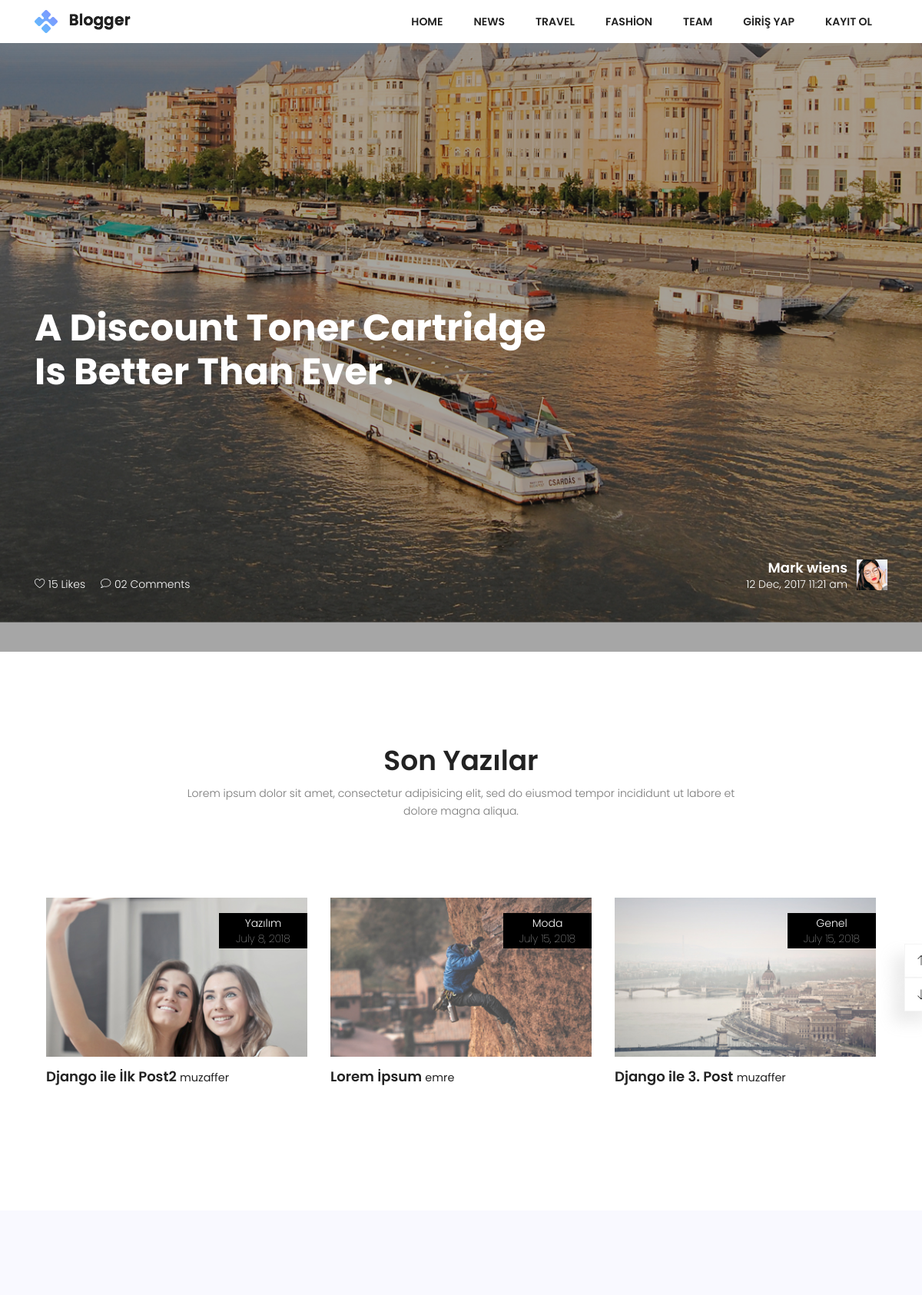
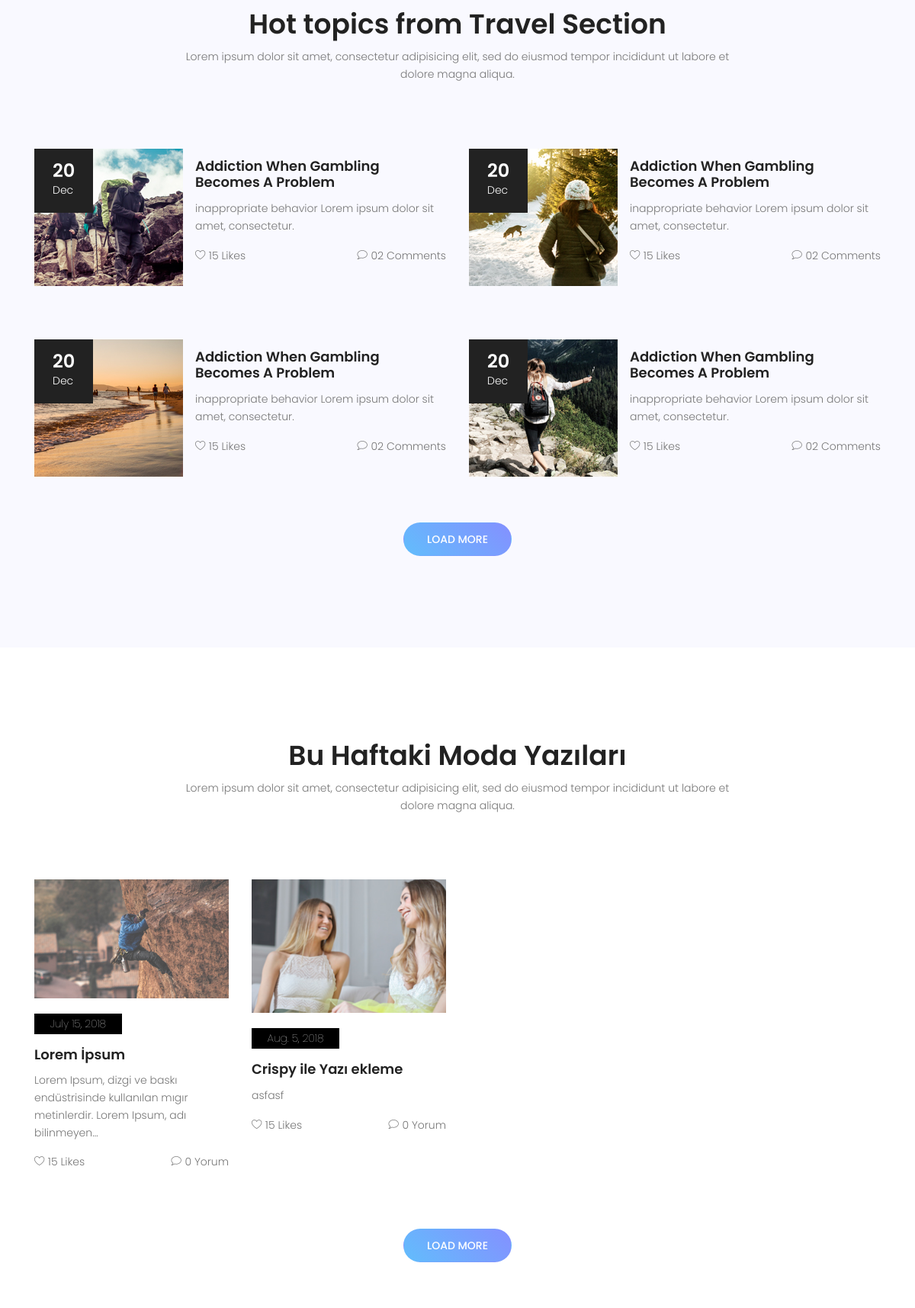
The page / (upper part) on the database its author committed (2 pictures, top to bottom).
### posts/models.py (models this page shows, shortened)
class Post(models.Model):
    user = models.ForeignKey(settings.AUTH_USER_MODEL,on_delete=models.CASCADE,default=1,related_name="userposts")
    title = models.CharField(max_length=150)
    image = models.ImageField(upload_to='uploads/',blank=True)
    content = models.TextField()
    slug = models.SlugField(unique=True,editable=False)
    created = models.DateField(auto_now_add=True)
    updated = models.DateField(auto_now=True)
    category = models.ForeignKey(Category,on_delete=models.CASCADE,related_name="posts")
    tag = models.ManyToManyField(Tag,related_name='posts')
    def commentCount(self):
        return self.comments.all().count()

class Category(models.Model):
    title = models.CharField(max_length=150)
    slug = models.SlugField(unique=True,editable=False)

### posts/views.py (the view)
# urls.py: path('', IndexView.as_view(), name='index'),
class IndexView(TemplateView):
    template_name = 'posts/index.html'
    def get_context_data(self, **kwargs):
        context = super(IndexView,self).get_context_data(**kwargs)
        context['posts']  = Post.objects.all()
        context['title'] = 'Son Yazılar'
        context['fashion'] = Category.objects.get(slug='moda')
        return context

### posts/templates/posts/index.html (shortened to what this page needs)
{% extends "base.html" %}
{% load static %}
{% block content %}
			<section class="banner-area relative" id="home" data-parallax="scroll" data-image-src="{% static "img/header-bg.jpg" %}">
				<div class="overlay-bg overlay"></div>
				<div class="container">
					<div class="row fullscreen">
						<div class="banner-content d-flex align-items-center col-lg-12 col-md-12">
							<h1>
								A Discount Toner Cartridge <br>
								Is Better Than Ever.
							</h1>
						</div>
						<div class="head-bottom-meta d-flex justify-content-between align-items-end col-lg-12">
							<div class="col-lg-6 flex-row d-flex meta-left no-padding">
								<p><span class="lnr lnr-heart"></span> 15 Likes</p>
								<p><span class="lnr lnr-bubble"></span> 02 Comments</p>
							</div>
							<div class="col-lg-6 flex-row d-flex meta-right no-padding justify-content-end">
								<div class="user-meta">
									<h4 class="text-white">Mark wiens</h4>
									<p>12 Dec, 2017 11:21 am</p>
								</div>
								<img class="img-fluid user-img" src="{% static "img/user.jpg" %}" alt="">
							</div>
						</div>
					</div>
				</div>
			</section>
			<section class="category-area section-gap" id="news">
				<div class="container">
					<div class="row d-flex justify-content-center">
						<div class="menu-content pb-70 col-lg-8">
							<div class="title text-center">
								<h1 class="mb-10">{{ title }}</h1>
								<p>Lorem ipsum dolor sit amet, consectetur adipisicing elit, sed do eiusmod tempor incididunt ut labore  et dolore magna aliqua.</p>
							</div>
						</div>
					</div>
					<div class="active-cat-carusel">
						{% for post in posts %}
						<div class="item single-cat">
							<img src="{{ post.image.url }}" alt="">
							<p class="date" style="position:absolute;top:15px; right:15px; font-weight:300">{{ post.category.title }}</p>
							<p class="date" style="position:absolute;top:35px; right:15px;">{{ post.created }}</p>
							<h4 class="mt-15"><a href="{% url 'single' post.slug %}">{{ post.title }}</a> <small>{{ post.user.username}}</small></h4>
						</div>
						{% endfor %}
					</div>
				</div>
			</section>
			<section class="travel-area section-gap" id="travel">
				<div class="container">
					<div class="row d-flex justify-content-center">
						<div class="menu-content pb-70 col-lg-8">
							<div class="title text-center">
								<h1 class="mb-10">Hot topics from Travel Section</h1>
								<p>Lorem ipsum dolor sit amet, consectetur adipisicing elit, sed do eiusmod tempor incididunt ut labore  et dolore magna aliqua.</p>
							</div>
						</div>
					</div>
					<div class="row">
						<div class="col-lg-6 travel-left">
							<div class="single-travel media pb-70">
							  <img class="img-fluid d-flex  mr-3" src="{% static "img/t1.jpg" %} " alt="">
							  <div class="dates">
							  	<span>20</span>
							  	<p>Dec</p>
							  </div>
							  <div class="media-body align-self-center">
							    <h4 class="mt-0"><a href="#">Addiction When Gambling
							    Becomes A Problem</a></h4>
							    <p>inappropriate behavior Lorem ipsum dolor sit amet, consectetur.</p>
								<div class="meta-bottom d-flex justify-content-between">
									<p><span class="lnr lnr-heart"></span> 15 Likes</p>
									<p><span class="lnr lnr-bubble"></span> 02 Comments</p>
								</div>
							  </div>
							</div>
							<div class="single-travel media">
							  <img class="img-fluid d-flex  mr-3" src="{% static "img/t3.jpg" %} " alt="">
							  <div class="dates">
							  	<span>20</span>
							  	<p>Dec</p>
							  </div>
							  <div class="media-body align-self-center">
							    <h4 class="mt-0"><a href="#">Addiction When Gambling
							    Becomes A Problem</a></h4>
							    <p>inappropriate behavior Lorem ipsum dolor sit amet, consectetur.</p>
								<div class="meta-bottom d-flex justify-content-between">
									<p><span class="lnr lnr-heart"></span> 15 Likes</p>
									<p><span class="lnr lnr-bubble"></span> 02 Comments</p>
								</div>
							  </div>
							</div>
						</div>
						<div class="col-lg-6 travel-right">
							<div class="single-travel media pb-70">
							  <img class="img-fluid d-flex  mr-3" src="{% static "img/t2.jpg"  %} " alt="">
							  <div class="dates">
							  	<span>20</span>
							  	<p>Dec</p>
							  </div>
							  <div class="media-body align-self-center">
							    <h4 class="mt-0"><a href="#">Addiction When Gambling
							    Becomes A Problem</a></h4>
							    <p>inappropriate behavior Lorem ipsum dolor sit amet, consectetur.</p>
								<div class="meta-bottom d-flex justify-content-between">
									<p><span class="lnr lnr-heart"></span> 15 Likes</p>
									<p><span class="lnr lnr-bubble"></span> 02 Comments</p>
								</div>
							  </div>
							</div>
							<div class="single-travel media">
							  <img class="img-fluid d-flex  mr-3" src="{% static "img/t4.jpg"  %} "alt="">
							  <div class="dates">
							  	<span>20</span>
							  	<p>Dec</p>
							  </div>
							  <div class="media-body align-self-center">
							    <h4 class="mt-0"><a href="#">Addiction When Gambling
							    Becomes A Problem</a></h4>
							    <p>inappropriate behavior Lorem ipsum dolor sit amet, consectetur.</p>
								<div class="meta-bottom d-flex justify-content-between">
									<p><span class="lnr lnr-heart"></span> 15 Likes</p>
									<p><span class="lnr lnr-bubble"></span> 02 Comments</p>
								</div>
							  </div>
							</div>
						</div>
						<a href="#" class="primary-btn load-more pbtn-2 text-uppercase mx-auto mt-60">Load More </a>
					</div>
				</div>
			</section>
			<section class="fashion-area section-gap" id="fashion">
				<div class="container">
					<div class="row d-flex justify-content-center">
						<div class="menu-content pb-70 col-lg-8">
							<div class="title text-center">
								<h1 class="mb-10">Bu Haftaki Moda Yazıları</h1>
								<p>Lorem ipsum dolor sit amet, consectetur adipisicing elit, sed do eiusmod tempor incididunt ut labore  et dolore magna aliqua.</p>
							</div>
						</div>
					</div>
					<div class="row">
						{% for post in fashion.posts.all %}
						<div class="col-lg-3 col-md-6 single-fashion">
							<img class="img-fluid" src="{{ post.image.url }} " alt="">
							<p class="date">{{ post.created }}</p>
							<h4><a href="#">{{ post.title }}</a></h4>
							<p>
								{{ post.content|truncatechars:100 }}
							</p>
							<div class="meta-bottom d-flex justify-content-between">
								<p><span class="lnr lnr-heart"></span> 15 Likes</p>
								<p><span class="lnr lnr-bubble"></span> {{ post.commentCount }} Yorum </p>
							</div>
						</div>
						{% endfor %}
					</div>
						<p style="text-align:center"><a href="#" class="primary-btn load-more pbtn-2 text-uppercase mx-auto mt-60">Load More </a></p>
				</div>
			</section>
{% endblock %}

### static/css/main.css (style rules this page uses)
body { color:#777;font-family:"Poppins",sans-serif;font-size:14px;font-weight:300;line-height:1.625em;position:relative }
a { -webkit-transition:all 0.3s ease 0s;-moz-transition:all 0.3s ease 0s;-o-transition:all 0.3s ease 0s;transition:all 0.3s ease 0s }
a,a:focus,a:hover { text-decoration:none;outline:0 }
h1,h2,h3,h4,h5,h6 { font-family:"Poppins",sans-serif;color:#222;line-height:1.2em !important;margin-bottom:0;margin-top:0;font-weight:600 }
h1,.h1 { font-size:36px }
h4,.h4 { font-size:18px }
.mt-15 { margin-top:15px }
.mt-60 { margin-top:60px }
.mb-10 { margin-bottom:10px }
.pb-70 { padding-bottom:70px }
.text-white { color:#fff }
.text-center { text-align:center }
.relative { position:relative }
.overlay { position:absolute;left:0;right:0;top:0;bottom:0 }
.no-padding { padding:0 }
h1 { font-size:36px }
h4 { font-size:18px }
h1,h2,h3,h4,h5,h6 { line-height:1.5em }
body { position:relative }
.section-gap { padding:120px 0 }
.p1-gradient-bg,.primary-btn,.footer-social a:hover,.single-footer-widget .bb-btn,.generic-banner,.tags ul a:hover,.overlay,.about_widget button:hover,.tag_widget ul li a:hover,.top-section-area { background-image:-moz-linear-gradient(45deg, #62bdfc 0%, #8490ff 100%);background-image:-webkit-linear-gradient(45deg, #62bdfc 0%, #8490ff 100%);background-image:-ms-linear-gradient(45deg, #62bdfc 0%, #8490ff 100%) }
.primary-btn { line-height:42px;padding-left:30px;padding-right:60px;border-radius:25px;border:none;color:#fff;display:inline-block;font-weight:500;position:relative;-webkit-transition:all 0.3s ease 0s;-moz-transition:all 0.3s ease 0s;-o-transition:all 0.3s ease 0s;transition:all 0.3s ease 0s;cursor:pointer;text-transform:uppercase;position:relative }
.load-more { border:1px solid transparent }
.pbtn-2 { padding-left:30px;padding-right:30px }
.banner-area .overlay { background:#222;opacity:.4 }
.banner-content { margin-top:25% }
.banner-content h1 { color:#fff;font-size:48px;font-weight:700;line-height:1.15em;margin-bottom:20px }
.head-bottom-meta { bottom:0px;color:#fff;padding-bottom:60px }
.head-bottom-meta .meta-left p { margin-right:20px;color:#fff }
.head-bottom-meta .user-meta { margin-right:12px;text-align:right }
.head-bottom-meta .user-img { height:80% }
.single-cat { padding:15px }
.single-cat img { -webkit-transition:all 0.3s ease 0s;-moz-transition:all 0.3s ease 0s;-o-transition:all 0.3s ease 0s;transition:all 0.3s ease 0s }
.single-cat .date { background-color:#000;color:#fff;font-weight:100;padding:2px 15px;width:115px;text-align:center;margin-top:20px }
.single-cat a { color:#222 }
.travel-area { background:#f9f9ff }
.single-travel h4 { margin-bottom:12px;-webkit-transition:all 0.3s ease 0s;-moz-transition:all 0.3s ease 0s;-o-transition:all 0.3s ease 0s;transition:all 0.3s ease 0s }
.single-travel a { color:#222 }
.single-travel img { -webkit-transition:all 0.3s ease 0s;-moz-transition:all 0.3s ease 0s;-o-transition:all 0.3s ease 0s;transition:all 0.3s ease 0s }
.single-travel .dates { background:#222;color:#fff;padding:18px 24px;position:absolute }
.single-travel .dates span { font-size:24px;font-weight:600 }
.single-travel .dates p { font-size:14px;margin-bottom:0 }
.single-fashion img { -webkit-transition:all 0.3s ease 0s;-moz-transition:all 0.3s ease 0s;-o-transition:all 0.3s ease 0s;transition:all 0.3s ease 0s }
.single-fashion h4 { margin-bottom:12px;-webkit-transition:all 0.3s ease 0s;-moz-transition:all 0.3s ease 0s;-o-transition:all 0.3s ease 0s;transition:all 0.3s ease 0s }
.single-fashion a { color:#222 }
.single-fashion .date { background-color:#000;color:#fff;font-weight:100;padding:2px 15px;width:115px;text-align:center;margin-top:20px }
.overlay { position:absolute;top:0;bottom:0;left:0;right:0;height:100%;width:100%;opacity:0;transition:.5s ease }

### rows shown on the page
Post: image (picture), category "Yazılım", created "July 8, 2018", title "Django ile İlk Post2", user.username "muzaffer"
Post: image (picture), category "Moda", created "July 15, 2018", title "Lorem İpsum", user.username "emre", content "Lorem Ipsum, dizgi ve baskı endüstrisinde kullanılan mıgır metinlerdir. Lorem Ipsum, adı bilinmeyen…", commentCount "0"
Post: image (picture), category "Genel", created "July 15, 2018", title "Django ile 3. Post", user.username "muzaffer"
Post: image (picture), created "Aug. 5, 2018", title "Crispy ile Yazı ekleme", content "asfasf", commentCount "0"

### other values the page prints
{{ title }} "Son Yazılar"
